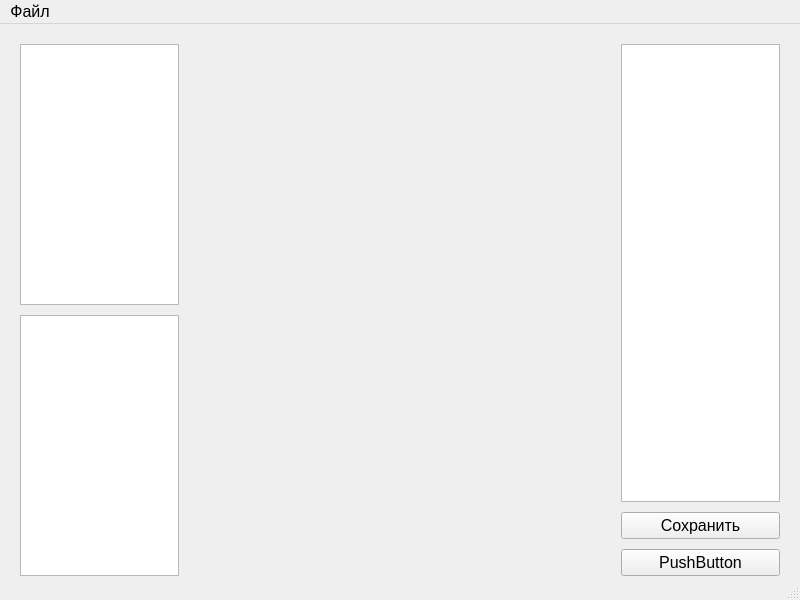
<?xml version="1.0" encoding="UTF-8"?>
<ui version="4.0">
 <class>MainWindow</class>
 <widget class="QMainWindow" name="MainWindow">
  <property name="geometry">
   <rect>
    <x>0</x>
    <y>0</y>
    <width>800</width>
    <height>600</height>
   </rect>
  </property>
  <property name="minimumSize">
   <size>
    <width>800</width>
    <height>600</height>
   </size>
  </property>
  <property name="baseSize">
   <size>
    <width>800</width>
    <height>600</height>
   </size>
  </property>
  <property name="font">
   <font>
    <pointsize>12</pointsize>
   </font>
  </property>
  <property name="windowTitle">
   <string>Редактирование базы компонентов</string>
  </property>
  <property name="locale">
   <locale language="Russian" country="Russia"/>
  </property>
  <widget class="QWidget" name="centralwidget">
   <layout class="QHBoxLayout" name="horizontalLayout_3" stretch="3,8,3">
    <property name="spacing">
     <number>10</number>
    </property>
    <property name="leftMargin">
     <number>20</number>
    </property>
    <property name="topMargin">
     <number>20</number>
    </property>
    <property name="rightMargin">
     <number>20</number>
    </property>
    <property name="bottomMargin">
     <number>0</number>
    </property>
    <item>
     <layout class="QVBoxLayout" name="verticalLayout">
      <item>
       <widget class="QListView" name="listView"/>
      </item>
      <item>
       <widget class="QListView" name="listView_2"/>
      </item>
     </layout>
    </item>
    <item>
     <widget class="QWidget" name="canvas" native="true"/>
    </item>
    <item>
     <layout class="QVBoxLayout" name="verticalLayout_2">
      <item>
       <widget class="QListView" name="listView_3"/>
      </item>
      <item>
       <widget class="QPushButton" name="pushButton">
        <property name="text">
         <string>Сохранить</string>
        </property>
       </widget>
      </item>
      <item>
       <widget class="QPushButton" name="pushButton_2">
        <property name="text">
         <string>PushButton</string>
        </property>
       </widget>
      </item>
     </layout>
    </item>
   </layout>
  </widget>
  <widget class="QMenuBar" name="menubar">
   <property name="geometry">
    <rect>
     <x>0</x>
     <y>0</y>
     <width>800</width>
     <height>21</height>
    </rect>
   </property>
   <widget class="QMenu" name="menu">
    <property name="title">
     <string>Файл</string>
    </property>
    <addaction name="action"/>
   </widget>
   <addaction name="menu"/>
  </widget>
  <widget class="QStatusBar" name="statusbar"/>
  <action name="action">
   <property name="text">
    <string>Сохранить изменения</string>
   </property>
  </action>
 </widget>
 <resources/>
 <connections/>
</ui>
